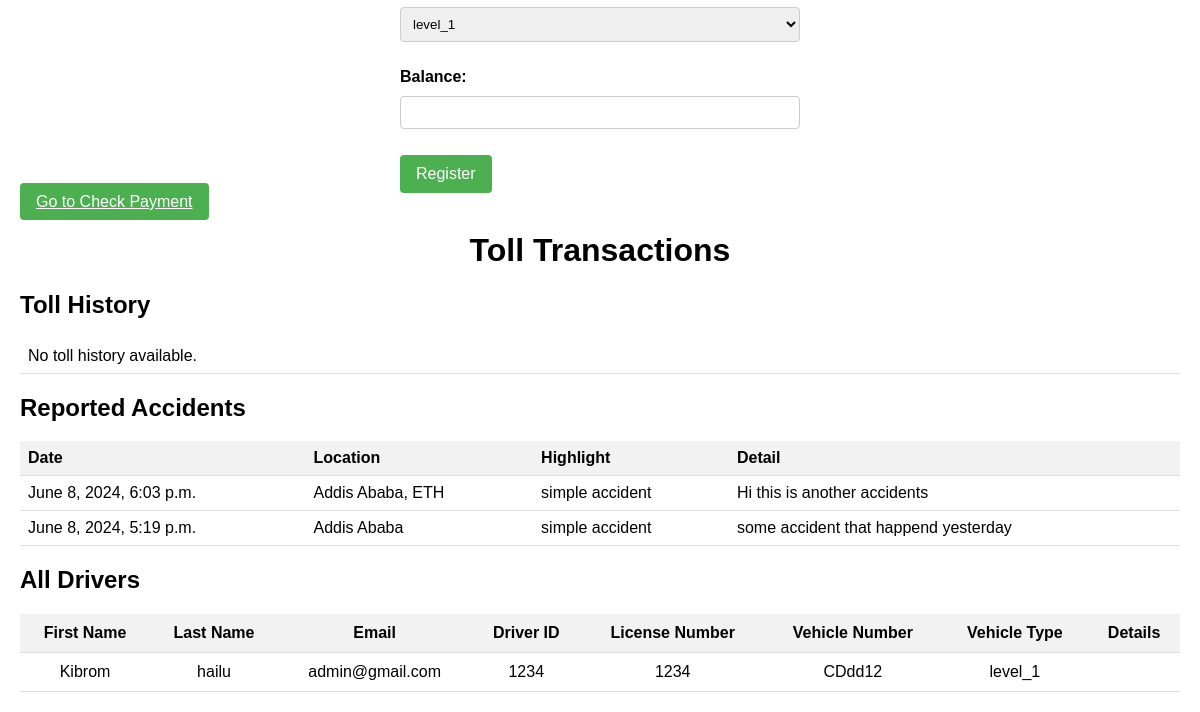
The app's page / (lower part), older data.
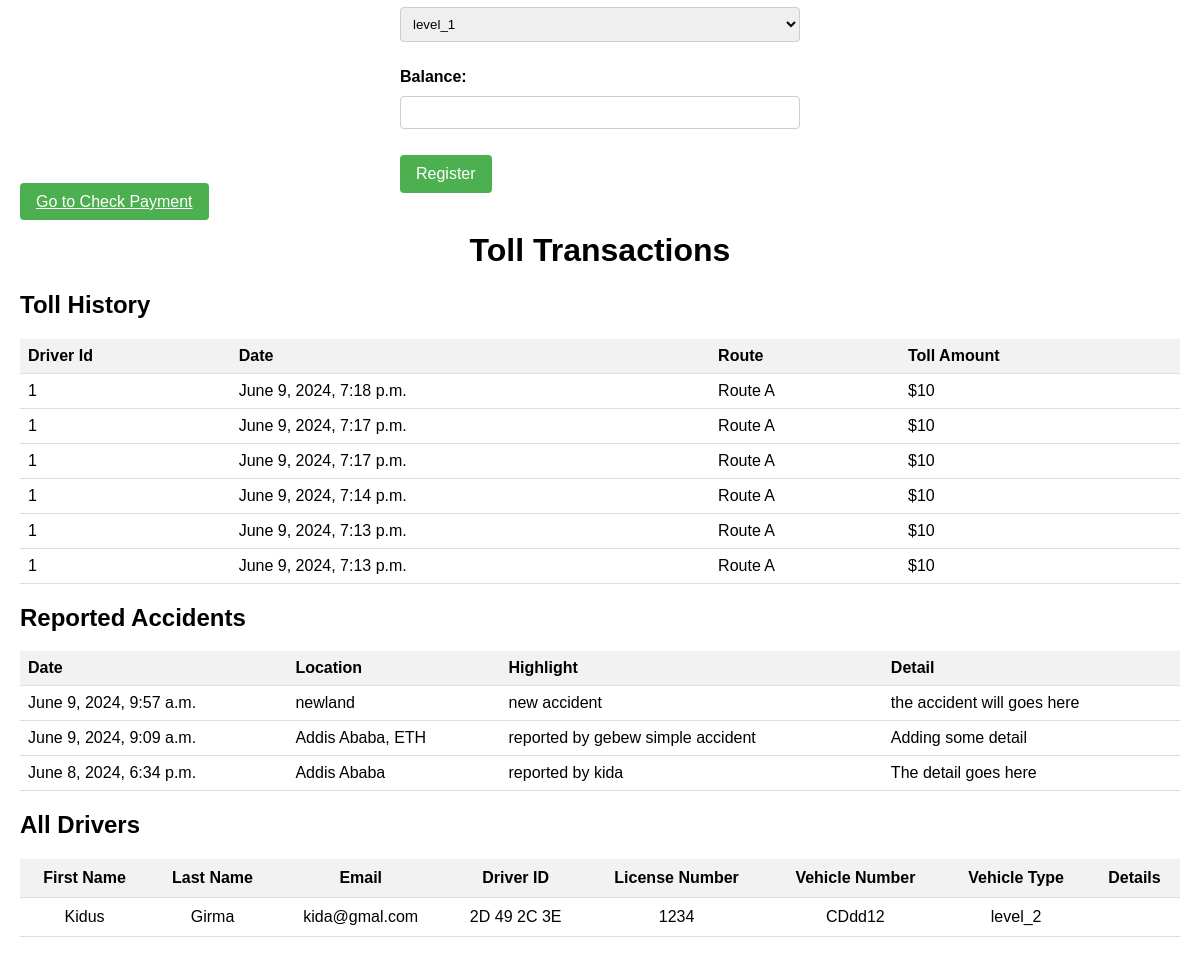
The same page, newer data.
### core/models.py (models this page shows, shortened)
class Accident(models.Model):
    user = models.ForeignKey(User, on_delete= models.DO_NOTHING)
    date = models.DateTimeField(auto_now=True)
    highlight = models.CharField(max_length=200,blank=True, null=True)
    detail = models.TextField()
    location = models.CharField(max_length=200,blank=True, null=True)

class Driver(models.Model):
    user = models.OneToOneField(User, on_delete=models.CASCADE, related_name='driver')
    VECHICLE_CHOICE = (
        ('level_1','level_1'),
        ('level_2','level_2'),
        ('level_3','level_3'),
    )
    driver_id = models.CharField(max_length=250,blank=True, null=True) # UUID
    profile_pic = models.ImageField(upload_to="images/",blank=True, null=True)
    license_no = models.CharField(max_length=30,blank=True, null=True)
    vehicle_number = models.CharField(max_length=30,blank=True, null=True)
    vehicle_type = models.CharField(max_length=10,choices=VECHICLE_CHOICE,default='level_1')
    balance = models.IntegerField()

class Transaction(models.Model):
    driver = models.ForeignKey(Driver, on_delete= models.DO_NOTHING, null=True)
    transfered_amount = models.IntegerField()
    date = models.DateTimeField(auto_created=True)
    route = models.CharField(max_length=20, default='Route A')

### core/views.py (the view)
# urls.py: path('', register_driver, name='register-driver'),
def register_driver(request):
    if request.method == 'POST':
        user_form = CustomUserCreationForm(request.POST)
        driver_form = DriverForm(request.POST)
        print(driver_form.errors)
        if user_form.is_valid() and driver_form.is_valid():
            user = user_form.save()
            driver = driver_form.save(commit=False)
            driver.user = user  # Set the one-to-one link between User and Driver
            driver.save()
            messages.success(request, 'Registration successful. Please login.')  # Display success message
            return redirect('driver-profile')  # Redirect to login page after successful registration
        else:
            messages.error(request, 'Registration failed. Please correct the errors.')  # Display error message
    else:
        user_form = CustomUserCreationForm()
        driver_form = DriverForm()
        driver = Driver.objects.all()
        for d in driver:
            d.first_name = d.user.first_name
            d.last_name = d.user.last_name
            d.email = d.user.email
    transactions = Transaction.objects.all().order_by('-date')
    accidents = Accident.objects.all().order_by('-date')
    return render(request, 'driver_register.html', {
        'user_form': user_form,
        'driver_form': driver_form,
        'transactions': transactions,
        'drivers': driver,
        'accidents': accidents,
    })

### core/forms.py
class CustomUserCreationForm(UserCreationForm):
    password1 = forms.CharField(
        label="Password",
        widget=forms.TextInput(attrs={'type': 'password'})
    )
    email = forms.CharField(
        label="Email",
        widget=forms.TextInput(attrs={'type': 'email'})
    )
    username = forms.CharField(
        label="Username",
        widget=forms.TextInput(attrs={'autocomplete': 'off'})
    )
    class Meta(UserCreationForm.Meta):
        model = User
        fields = UserCreationForm.Meta.fields + ('email','first_name','last_name')  # Include email if needed

class DriverForm(forms.ModelForm):
    class Meta:
        model = Driver
        fields = ['profile_pic', 'driver_id', 'license_no', 'vehicle_number', 'vehicle_type', 'balance']

### templates/driver_register.html (shortened to what this page needs)
<!DOCTYPE html>
<html>
<head>
</head>
<body>
   <form method="post">
        {{ driver_form.as_p }}
        <button type="submit" class="submit">Register</button>
    </form>
  <a href="http://127.0.0.1:8000/check" class="submit">Go to Check Payment</a>
  <h1>Toll Transactions</h1>
  <h2>Toll History</h2>
 <table>
  {% if transactions %}
    <tr>
      <th>Driver Id</th>
      <th>Date</th>
      <th>Route</th>
      <th>Toll Amount</th>
    </tr>
    {% for toll in transactions %}
      <tr>
        <td>{{ toll.driver_id }}</td>
        <td>{{ toll.date }}</td>
        <td>{{ toll.route }}</td>
        <td>${{ toll.transfered_amount }}</td>
      </tr>
    {% endfor %}
  {% else %}
    <tr>
      <td colspan="3">No toll history available.</td>
    </tr>
  {% endif %}
  </table>
<h2>Reported Accidents</h2>
  <table>
  {% if accidents %}
    <tr>
          <th>Date</th>
          <th>Location</th>
          <th>Highlight</th>
          <th>Detail</th>
        </tr>
    {% for acc in accidents %}
      <tr>
        <td>{{ acc.date }}</td>
        <td>{{ acc.location }}</td>
        <td>{{ acc.highlight }}</td>
        <td>{{ acc.detail }}</td>
      </tr>
    {% endfor %}
  {% else %}
    <tr>
      <td colspan="3">No accident report available.</td>
    </tr>
  {% endif %}
  </table>
  <h2>All Drivers</h2>
 <table class="table custom-table">
  <thead class="thead-light">
    <tr>
      <th scope="col">First Name</th>
      <th scope="col">Last Name</th>
      <th scope="col">Email</th>
      <th scope="col">Driver ID</th>
      <th scope="col">License Number</th>
      <th scope="col">Vehicle Number</th>
      <th scope="col">Vehicle Type</th>
      <th scope="col">Details</th>
    </tr>
  </thead>
  <tbody>
    {% if drivers %}
      {% for dr in drivers %}
        <tr>
          <td>{{ dr.first_name }}</td>
          <td>{{ dr.last_name }}</td>
          <td>{{ dr.email }}</td>
          <td>{{ dr.driver_id }}</td>
          <td>{{ dr.license_no }}</td>
          <td>{{ dr.vehicle_number }}</td>
          <td>{{ dr.vehicle_type }}</td>
          <td>{{ dr.detail }}</td>
        </tr>
      {% endfor %}
    {% else %}
      <tr>
        <td colspan="8">No accident report available.</td>
      </tr>
    {% endif %}
  </tbody>
</table>
</body>
</html>

### templates/driver_register.html (style rules this page uses)
body { font-family: Arial, sans-serif; margin: 0; padding: 20px; }
h1 { text-align: center; }
form { max-width: 400px; margin: 0 auto; }
label { display: block; margin-bottom: 10px; font-weight: bold; }
.custom-table { width: 100%; border-collapse: collapse; }
.custom-table th, .custom-table td { padding: 10px; text-align: center; }
.custom-table th { background-color: #f2f2f2; }
input { width: 100%; padding: 8px; border: 1px solid #ccc; border-radius: 4px; box-sizing: border-box; margin-bottom: 10px; }
select { width: 100%; padding: 8px; border: 1px solid #ccc; border-radius: 4px; box-sizing: border-box; margin-bottom: 10px; }
table { width: 100%; border-collapse: collapse; }
th, td { padding: 8px; text-align: left; border-bottom: 1px solid #ddd; }
th { background-color: #f2f2f2; }
.submit { background-color: #4CAF50; color: white; padding: 10px 16px; border: none; border-radius: 4px; cursor: pointer; font-size: 16px; }

Row changes from the older to the newer data that the page shows:
removed Accident: date "June 8, 2024, 6:03 p.m.", location "Addis Ababa, ETH", highlight "simple accident", detail "Hi this is another accidents"
removed Accident: date "June 8, 2024, 5:19 p.m.", location "Addis Ababa", highlight "simple accident", detail "some accident that happend yesterday"
added Transaction: driver_id "1", date "June 9, 2024, 7:18 p.m.", route "Route A", transfered_amount "10"
added Transaction: driver_id "1", date "June 9, 2024, 7:17 p.m.", route "Route A", transfered_amount "10"
added Transaction: driver_id "1", date "June 9, 2024, 7:17 p.m.", route "Route A", transfered_amount "10"
added Transaction: driver_id "1", date "June 9, 2024, 7:14 p.m.", route "Route A", transfered_amount "10"
added Transaction: driver_id "1", date "June 9, 2024, 7:13 p.m.", route "Route A", transfered_amount "10"
added Transaction: driver_id "1", date "June 9, 2024, 7:13 p.m.", route "Route A", transfered_amount "10"
added Accident: date "June 9, 2024, 9:57 a.m.", location "newland", highlight "new accident", detail "the accident will goes here"
added Accident: date "June 9, 2024, 9:09 a.m.", location "Addis Ababa, ETH", highlight "reported by gebew simple accident", detail "Adding some detail"
added Accident: date "June 8, 2024, 6:34 p.m.", location "Addis Ababa", highlight "reported by kida", detail "The detail goes here"
changed Driver "CDdd12": first_name "Kibrom" → "Kidus"; last_name "hailu" → "Girma"; email "admin@gmail.com" → "kida@gmal.com"; driver_id "1234" → "2D 49 2C 3E"; vehicle_type "level_1" → "level_2"
Text that changed along with them:
text no longer shown: "No toll history available."
text now shown: "Driver Id Date Route Toll Amount"
